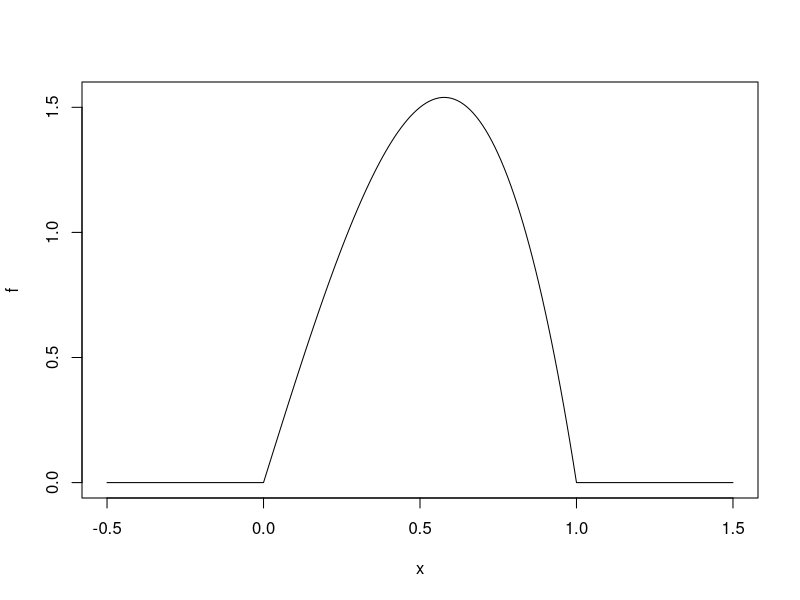

Write R code to recreate this figure.
rm(list=ls())

f <- function(x) {
  if ( 0 <= x && x <= 1) {
    4*x*(1-x^2)
  } else {
    0
  }
}

x <- seq(-0.5, 1.5, 0.01)
plot(x, mapply(f, x), type="l", ylab="f")
